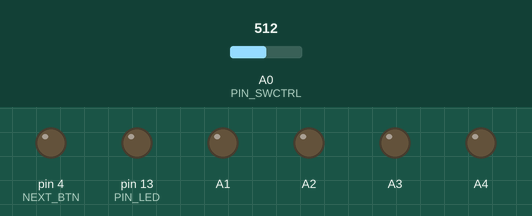
Simulated run of this sketch. Board: Arduino Nano, built with avr-gcc and run on an emulated ATmega328P. On the bench: output pins drawn as LEDs (lit = HIGH). The test bench sets the inputs (shaded band); at power-on: A0 (PIN_SWCTRL) = 512.

Above: at 0.1 s.
At 3.1 s:
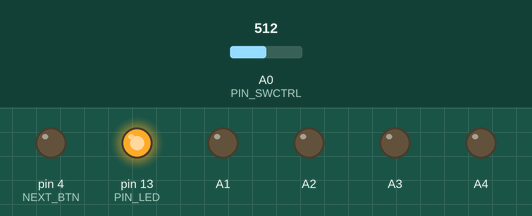
Timing chart, 0 to 4.6 s (numbered marks = the images above):
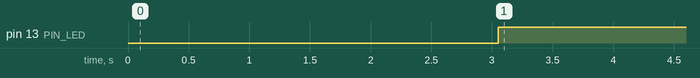

The sketch:

Adi-Opel-SWC.ino
```cpp
/*
 Adapt steering  wheel audio controls from Toyota Corolla to
 Pioneer hud.
 Tested on Corolla G10 with Pioneer MVH-285BT (3.3V @ 10kohms)

 Author: Gatul -  November 2020

*/

#include<avr/wdt.h> /* Header for watchdog timers in AVR */

//#define DEBUGLOG

#ifdef DEBUGLOG
# define LLOG(...) Serial.print(__VA_ARGS__)
# define LLOGln(...) Serial.println(__VA_ARGS__)
#else
# define LLOG(...)
# define LLOGln(...)
#endif

const int NO_BTN      = 0;
const int MUTE_BTN    = 2;    // pin2 --- 3K5 -- connect to tip
const int SOURCE_BTN  = 3;    // pin3 --- 1K2 -- connect to tip
const int NEXT_BTN    = 4;    // pin4 --- 8K2 -- connect to tip
const int PREV_BTN    = 5;    // pin5 --- 11K25 -- connect to tip
const int VOLUP_BTN   = 6;    // pin6 --- 16K -- connect to tip
const int VOLDWN_BTN  = 7;    // pin7 --- 24K -- connect to tip

const int PIN_SWCTRL = A0;    // [o] [^] [>] [<] [-] [+] input

const int PIN_LED = LED_BUILTIN;

const unsigned long DEBOUNCER_TIME = 50;

//*****************************************************************************
// Global variables

int oldButton = NO_BTN;
int newButton = oldButton;
int lastButton = NO_BTN;
bool btnPressed = false;

//*****************************************************************************

void setup() {

  pinMode(PIN_LED, OUTPUT);

  pinMode(MUTE_BTN, INPUT);
  digitalWrite(MUTE_BTN, LOW);
  pinMode(SOURCE_BTN, INPUT);
  digitalWrite(SOURCE_BTN, LOW);
  pinMode(NEXT_BTN, INPUT);
  digitalWrite(NEXT_BTN, LOW);
  pinMode(PREV_BTN, INPUT);
  digitalWrite(PREV_BTN, LOW);
  pinMode(VOLUP_BTN, INPUT);
  digitalWrite(VOLUP_BTN, LOW);
  pinMode(VOLDWN_BTN, INPUT);
  digitalWrite(VOLDWN_BTN, LOW);

  //DDRD &= B00000011; // D2 a D7 INPUT
  //PORTD &= B00000111; // D3 a D7 LOW
  //
  //DDRC |= B00111110; // A1 a A5 OUTPUT
  //PORTC &= B11000001; // A1 a A5 LOW

  pinMode(A0, INPUT);

  pinMode(A1, OUTPUT);
  digitalWrite(A1, LOW);
  pinMode(A2, OUTPUT);
  digitalWrite(A2, LOW);
  pinMode(A3, OUTPUT);
  digitalWrite(A3, LOW);
  pinMode(A4, OUTPUT);
  digitalWrite(A4, LOW);
  pinMode(A6, OUTPUT);
  digitalWrite(A6, LOW);
  pinMode(A7, OUTPUT);
  digitalWrite(A7, LOW);

#ifdef DEBUGLOG
    Serial.begin(115200);
#endif
  wdt_disable();  /* Disable the watchdog and wait for more than 2 seconds */
  delay(3000);
  // Just to know which program is running on my Arduino
  LLOGln(F("START " __FILE__ " from " __DATE__));

  wdt_enable(WDTO_2S);  /* Enable the watchdog with a timeout of 2 seconds */
}

//*****************************************************************************

void loop() {

  newButton = get_button();

  if(newButton != oldButton) {
    send_remote_command(newButton, oldButton);
    oldButton = newButton;
    LLOGln( oldButton );
  }

  wdt_reset();  // Reset the watchdog
  delay(10);    // 10ms
}

//*****************************************************************************

int decode_analog_btn(int adcValue){
  //LLOGln(adcValue);
  // Values are got from measurement
  if(adcValue >= 100 && adcValue < 210) return VOLDWN_BTN;    // 155
	if(adcValue >= 210 && adcValue < 322) return VOLUP_BTN;     // 264
	if(adcValue >= 322 && adcValue < 438) return MUTE_BTN;      // 379
	if(adcValue >= 438 && adcValue < 558) return NEXT_BTN;      // 497
  if(adcValue >= 558 && adcValue < 681) return PREV_BTN;      // 619
	if(adcValue >= 681 && adcValue < 800) return SOURCE_BTN;    // 742

  return NO_BTN;
}

//*****************************************************************************

int get_button() {


  int analogButton = decode_analog_btn(analogRead(PIN_SWCTRL));

  if( analogButton == NO_BTN ) {

    btnPressed = false;
    lastButton = NO_BTN;

  } else {
    if( !btnPressed)  {
      btnPressed = true;

      delay(DEBOUNCER_TIME);

      if( decode_analog_btn(analogRead(PIN_SWCTRL)) == analogButton ) {
          lastButton = analogButton;
      }

    }
  }

  return lastButton;
}

//*****************************************************************************

void send_remote_command(int newBtn, int oldBtn) {

  byte ledStatus = HIGH;
  if(newBtn == NO_BTN) {
    pinMode(oldBtn, INPUT);
    ledStatus = LOW;
  }
  else pinMode(newBtn, OUTPUT);

  digitalWrite(PIN_LED, ledStatus);
}

//*****************************************************************************
```

Measured:
- by itself, pin 13 (PIN_LED): LOW → HIGH at 3.1 s
